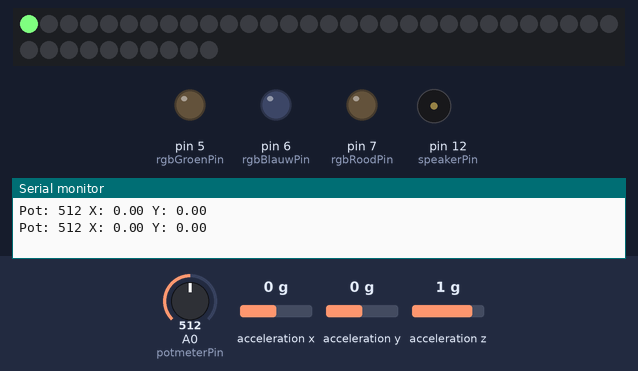
Recording of a sketch running on a simulated Arduino Uno, built with avr-gcc and run on an emulated ATmega328P. Shown: 40 RGB LEDs in strip order, left to right, continuing on the next row, output pins drawn as LEDs (lit = HIGH), buzzer (waves = sounding), the last lines printed to the serial monitor. The inputs (shaded band) are chosen by the test bench; at power-on: acceleration y 0 g, A0 (potmeterPin) = 512, acceleration x 0 g, acceleration z 1 g.

Above: at 0.93 s.
1.3 s: acceleration y set to -1.4 g
3.8 s: acceleration y set to -0.8 g
6.0 s: acceleration y set to 1.4 g
8.3 s: A0 (potmeterPin) set to 743
9.8 s: A0 (potmeterPin) set to 758
At 10.6 s:
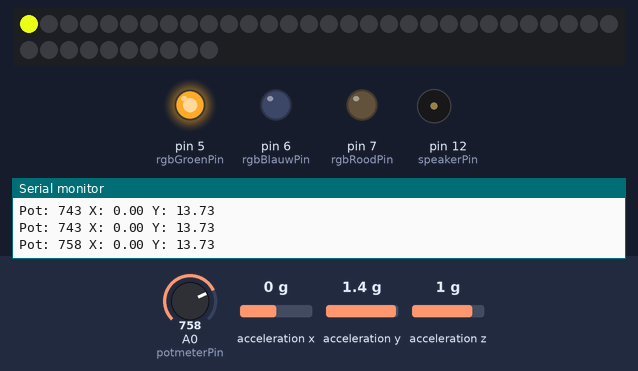
12.3 s: A0 (potmeterPin) set to 240
At 12.8 s:
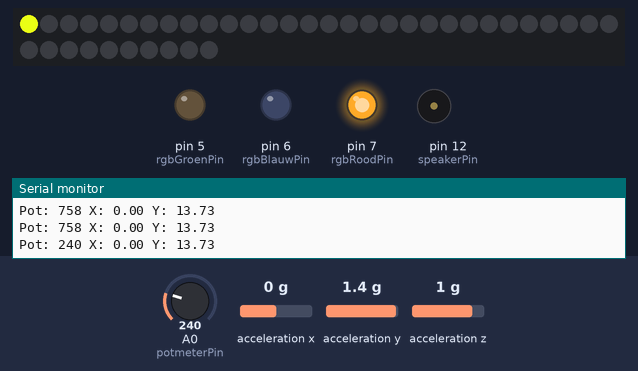
Timing chart, 0 to 15.5 s (numbered marks = the images above; inputs shaded):
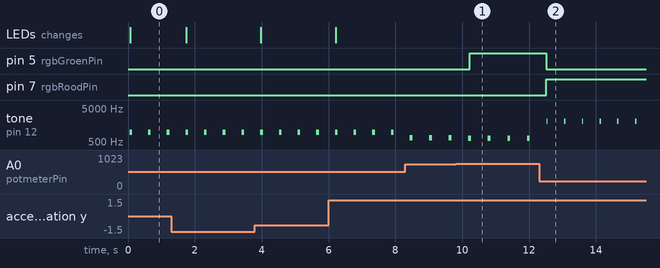

Measured:
- the behaviour switches between 750 and 751 on A0 (potmeterPin) (found by bisection; images 0 and 1)
- after the input at 9.8 s, pin 5 (rgbGroenPin): LOW → HIGH after 0.43 s
- after the input at 12.3 s, pin 5 (rgbGroenPin): HIGH → LOW after 0.21 s; pin 7 (rgbRoodPin): LOW → HIGH after 0.21 s
- by itself, tone on pin 12 (speakerPin): alternates 2028 Hz for 0.04 s and silent for 0.49 s

The sketch:

Eindproduct_Bastiaan_de_Hart.ino
```cpp
// Libarries aanroepen
#include <Adafruit_MMA8451.h>
#include <Adafruit_NeoPixel.h>

Adafruit_MMA8451 mma = Adafruit_MMA8451();

// NeoPixel instellingen
/*
 * BRON: https://learn.adafruit.com/adafruit-neopixel-uberguide/arduino-library-use
 * BRON: https://brightspace.avans.nl/d2l/le/lessons/202565/topics/1444209
 * GEBRUIK: Gebruikt voor het werkend krijgen van de NeoPixel RGB LED. Documentatie
 *          Zorgvuldig gelezen en voor de rest alleen functies opgezocht in docs.
 *          Brightspace voorbeeld is gebruikt om NeoPixel werkend te krijgen.
 *
 */
int neoPixelPin = 10;

// NeoPixel instellen (pixels, pin)
Adafruit_NeoPixel pixels(40, neoPixelPin, NEO_GRB + NEO_KHZ800);

// Pin definities
int potmeterPin = A0;
int speakerPin = 12;
int rgbRoodPin = 7;
int rgbGroenPin = 5;
int rgbBlauwPin = 6;

void setup() {

  /*
   * BRON: https://forum.arduino.cc/t/serial-communication/393697
   * GEBRUIK: Had wat issues met dat de sensor niet werkte dus na enkele Google
   *          opdrachten kwam ik onderstaande 4 lijnen aan code tegen die ik heb
   *          gebruikt voor debugging doeleinden.
   *
   */
  Serial.begin(9600);

  if (!mma.begin()) {
    Serial.println("MMA8451 niet gevonden :-(");
    while (1);
  }

  // NeoPixel opstarten
  pixels.begin();
  pixels.show();

  // Bepaal uitgangen
  pinMode(speakerPin,   OUTPUT);
  pinMode(rgbRoodPin,   OUTPUT);
  pinMode(rgbGroenPin,  OUTPUT);
  pinMode(rgbBlauwPin,  OUTPUT);

  // Zet de accelerometer op een 2G meetbereik
  // DOCS: https://learn.adafruit.com/adafruit-mma8451-accelerometer-breakout/wiring-and-test
  mma.setRange(MMA8451_RANGE_2_G);

  // Lees het potentiometer signaal voor volumeregeling
  int potWaarde = analogRead(potmeterPin);
}

void loop() {

  // Maak een event object om de accelerometerdata op te slaan
  sensors_event_t event;

  // Pakt de sensor data
  mma.getEvent(&event);

  // Kanteling in de X en Y as.
  // Float omdat het geen heel cijfer is en negatieve getallen kunnen worden.
  float asX = event.acceleration.x;
  float asY = event.acceleration.y;

  // Map de waarden naar een bruikbare frequentie voor de speaker
  // X-as kanteling naar toonhoogte
  int frequentie = map(asX * 100, -200, 200, 200, 10000);

  // Beperk de frequentie binnen het bereik
  frequentie = constrain(frequentie, 200, 10000);

  // Lees het potentiometer signaal voor volumeregeling
  int potWaarde = analogRead(potmeterPin);

  // Speel een toon gebaseerd op de kanteling en het volume
  toonAfspelen(frequentie, potWaarde);

  // Verander de NeoPixel kleur op basis van de Y-kanteling
  int neoRood   = map(asY * 100, -200, 200, 0, 255);
  int neoBlauw  = 255 - neoRood;
  int neoGroen  = 255;

  // Stel de kleur van de NeoPixel in
  pixels.setPixelColor(0, pixels.Color(neoRood, neoGroen, neoBlauw));
  pixels.show();

  // Aan de hand van de Potmeter waarde wordt de kleur van de RGB led bepaald
  // < 250 is Rood, > 750 is groen, geen van beide is uit.
  if(potWaarde < 250) {
    bepaalKleur(255, 0, 0);
  } else if(potWaarde > 750) {
    bepaalKleur(0,  255, 0);
  } else {
    bepaalKleur(0,  0, 0);
  }

  // Voor Debugging
  Serial.print("Pot: ");
  Serial.print(potWaarde);

  Serial.print(" X: ");
  Serial.print(asX);

  Serial.print(" Y: ");
  Serial.println(asY);

  // Kleine pauze voor stabiliteit.
  // Kwam erachter dat bij een constante run de code niet geheel stabiel draait.
  delay(500);
}

void bepaalKleur(int rood, int groen, int blauw) {

  // Functie zorgt ervoor dat de RGB LED aangestuurd word
  // Door deze functie hoef ik niet voor iedere waarde alles opnieuw te definieren
  analogWrite(rgbRoodPin, rood);
  analogWrite(rgbGroenPin, groen);
  analogWrite(rgbBlauwPin, blauw);
}

void toonAfspelen(int frequentie, int toon) {

  // Functie heeft als doel een toon te spelen op de speaker.
  // De periode is de tijd in microseconden
  int periode = 100000 / frequentie;

  // Deze ForLoop zorgt ervoor dat de toon meerdere keren achter elkaar wordt gespeeld voor een X-tijd.
  for (int i = 0; i < 1000; i += periode) {

    // stuurt een PWN signaal naar de speaker om het volume te regelen
    analogWrite(speakerPin, 200);

    // Vetraging
    delayMicroseconds(toon);

    // Speaker uit
    digitalWrite(speakerPin, LOW);

    // Vertraging
    delayMicroseconds(toon);
  }
}
```
